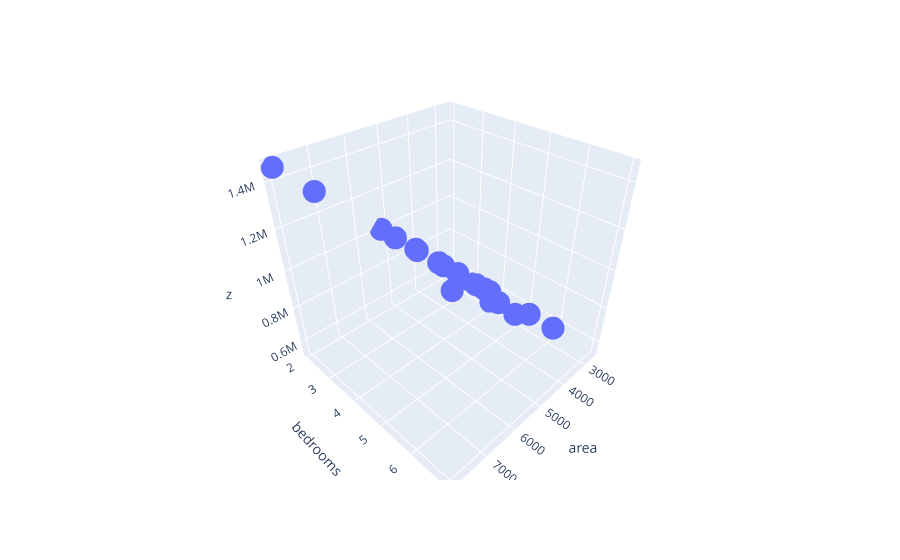

The notebook cell saved with this chart:
### Code cell
fig = px.scatter_3d(new_df, x=new_df.area,y=new_df.bedrooms,z=price)
fig.show()

### Figure 1 — Plotly figure (JSON) as saved in the notebook; plotly's stock layout.template omitted (floating-point values rounded to 4 significant figures)
{"data": [{"hovertemplate": "area=%{x}<br>bedrooms=%{y}<br>z=%{z}<extra></extra>", "legendgroup": "", "marker": {"color": "#636efa", "symbol": "circle"}, "mode": "markers", "name": "", "scene": "scene", "showlegend": false, "type": "scatter3d", "x": [2600, 3000, 3200, 3600, 4000, 4100, 4400, 4700, 5000, 5300, 5600, 5900, 6200, 6500, 6800, 7100, 7400, 7700, 8000], "y": [3, 4, 5, 3, 5, 6, 5, 7, 3, 2, 5, 6, 5, 4, 5, 6, 7, 3, 2], "z": [550000, 565000, 610000, 595000, 760000, 810000, 860000, 910000, 960000, 1010000, 1060000, 1110000, 1160000, 1210000, 1260000, 1310000, 1360000, 1410000, 1460000]}], "layout": {"autosize": true, "legend": {"tracegroupgap": 0}, "margin": {"t": 60}, "scene": {"aspectmode": "auto", "aspectratio": {"x": 1, "y": 1, "z": 1}, "camera": {"center": {"x": 0, "y": 0, "z": 0}, "eye": {"x": 1.25, "y": 1.25, "z": 1.25}, "projection": {"type": "perspective"}, "up": {"x": 0, "y": 0, "z": 1}}, "domain": {"x": [0, 1], "y": [0, 1]}, "xaxis": {"title": {"text": "area"}, "type": "linear"}, "yaxis": {"title": {"text": "bedrooms"}, "type": "linear"}, "zaxis": {"title": {"text": "z"}, "type": "linear"}}}}
